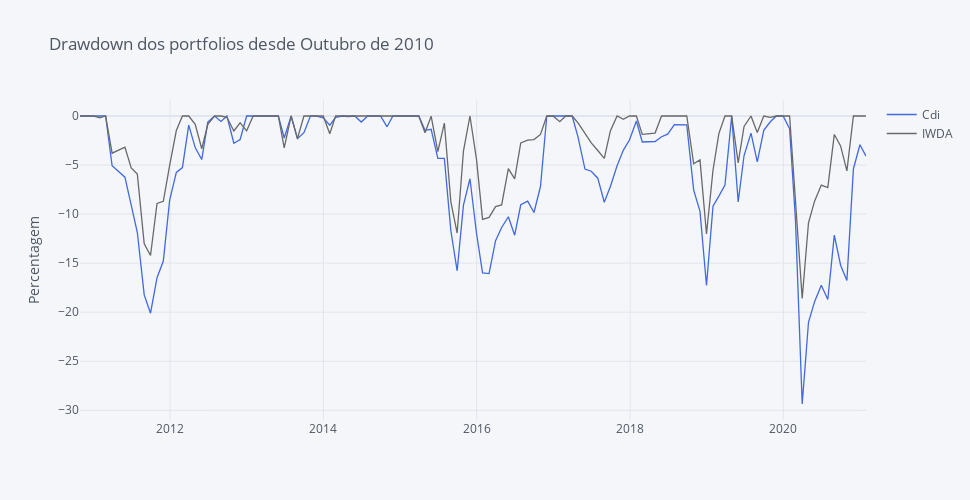

Notebook cell for this chart:
### Code cell
#### Computing Drawdowns ####
DD = round(compute_drawdowns(fundos_norm), 2)

DD.iplot(kind='scatter', title='Drawdown dos portfolios desde Outubro de 2010', yTitle='Percentagem', colors=['royalblue', 'dimgray', 'orange'], dimensions=dimensions)
